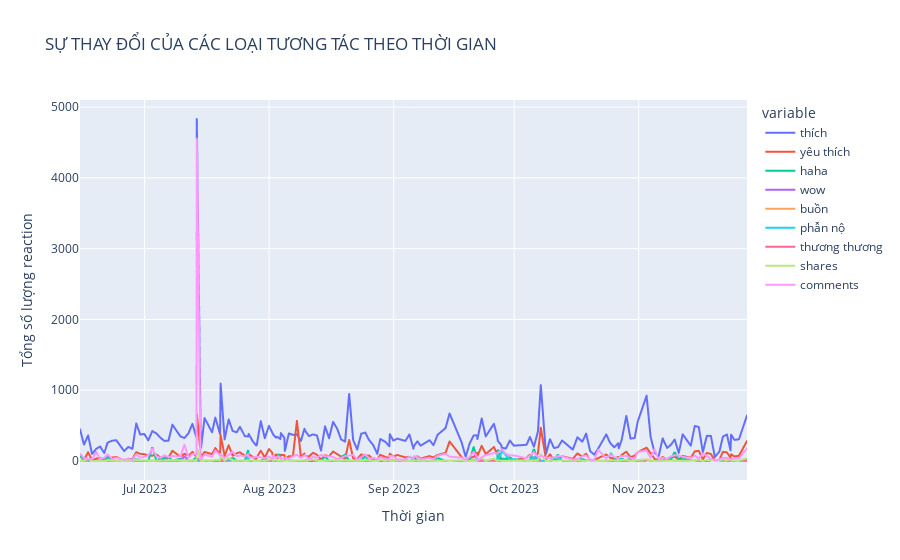

Source (notebook cell):
### Code cell
#Biểu đồ sự thay đổi của các loại tương tác theo thời gian
fig = px.line(post_df_full_with_reactions, x='time', 
              y=['thích', 'yêu thích', 'haha', 'wow', 'buồn', 'phẫn nộ', 'thương thương', 'shares', 'comments'],
              labels={'value': 'Tổng số lượng reaction', 'time': 'Thời gian'},
              title='SỰ THAY ĐỔI CỦA CÁC LOẠI TƯƠNG TÁC THEO THỜI GIAN')

fig.show()

### Figure 1 — Plotly figure (JSON) as saved in the notebook; plotly's stock layout.template omitted (floating-point values rounded to 4 significant figures; data arrays with more than 128 entries replaced by an {"elided": "..."} marker saying what was removed)
{"data": [{"hovertemplate": "variable=thích<br>Thời gian=%{x}<br>Tổng số lượng reaction=%{y}<extra></extra>", "legendgroup": "thích", "line": {"color": "#636efa", "dash": "solid"}, "marker": {"symbol": "circle"}, "mode": "lines", "name": "thích", "showlegend": true, "type": "scattergl", "x": {"elided": "167 str values"}, "xaxis": "x", "y": {"elided": "167 int values"}, "yaxis": "y"}, {"hovertemplate": "variable=yêu thích<br>Thời gian=%{x}<br>Tổng số lượng reaction=%{y}<extra></extra>", "legendgroup": "yêu thích", "line": {"color": "#EF553B", "dash": "solid"}, "marker": {"symbol": "circle"}, "mode": "lines", "name": "yêu thích", "showlegend": true, "type": "scattergl", "x": {"elided": "167 str values"}, "xaxis": "x", "y": {"elided": "167 int values"}, "yaxis": "y"}, {"hovertemplate": "variable=haha<br>Thời gian=%{x}<br>Tổng số lượng reaction=%{y}<extra></extra>", "legendgroup": "haha", "line": {"color": "#00cc96", "dash": "solid"}, "marker": {"symbol": "circle"}, "mode": "lines", "name": "haha", "showlegend": true, "type": "scattergl", "x": {"elided": "167 str values"}, "xaxis": "x", "y": {"elided": "167 int values"}, "yaxis": "y"}, {"hovertemplate": "variable=wow<br>Thời gian=%{x}<br>Tổng số lượng reaction=%{y}<extra></extra>", "legendgroup": "wow", "line": {"color": "#ab63fa", "dash": "solid"}, "marker": {"symbol": "circle"}, "mode": "lines", "name": "wow", "showlegend": true, "type": "scattergl", "x": {"elided": "167 str values"}, "xaxis": "x", "y": {"elided": "167 int values"}, "yaxis": "y"}, {"hovertemplate": "variable=buồn<br>Thời gian=%{x}<br>Tổng số lượng reaction=%{y}<extra></extra>", "legendgroup": "buồn", "line": {"color": "#FFA15A", "dash": "solid"}, "marker": {"symbol": "circle"}, "mode": "lines", "name": "buồn", "showlegend": true, "type": "scattergl", "x": {"elided": "167 str values"}, "xaxis": "x", "y": {"elided": "167 int values"}, "yaxis": "y"}, {"hovertemplate": "variable=phẫn nộ<br>Thời gian=%{x}<br>Tổng số lượng reaction=%{y}<extra></extra>", "legendgroup": "phẫn nộ", "line": {"color": "#19d3f3", "dash": "solid"}, "marker": {"symbol": "circle"}, "mode": "lines", "name": "phẫn nộ", "showlegend": true, "type": "scattergl", "x": {"elided": "167 str values"}, "xaxis": "x", "y": {"elided": "167 int values"}, "yaxis": "y"}, {"hovertemplate": "variable=thương thương<br>Thời gian=%{x}<br>Tổng số lượng reaction=%{y}<extra></extra>", "legendgroup": "thương thương", "line": {"color": "#FF6692", "dash": "solid"}, "marker": {"symbol": "circle"}, "mode": "lines", "name": "thương thương", "showlegend": true, "type": "scattergl", "x": {"elided": "167 str values"}, "xaxis": "x", "y": {"elided": "167 int values"}, "yaxis": "y"}, {"hovertemplate": "variable=shares<br>Thời gian=%{x}<br>Tổng số lượng reaction=%{y}<extra></extra>", "legendgroup": "shares", "line": {"color": "#B6E880", "dash": "solid"}, "marker": {"symbol": "circle"}, "mode": "lines", "name": "shares", "showlegend": true, "type": "scattergl", "x": {"elided": "167 str values"}, "xaxis": "x", "y": {"elided": "167 int values"}, "yaxis": "y"}, {"hovertemplate": "variable=comments<br>Thời gian=%{x}<br>Tổng số lượng reaction=%{y}<extra></extra>", "legendgroup": "comments", "line": {"color": "#FF97FF", "dash": "solid"}, "marker": {"symbol": "circle"}, "mode": "lines", "name": "comments", "showlegend": true, "type": "scattergl", "x": {"elided": "167 str values"}, "xaxis": "x", "y": {"elided": "167 int values"}, "yaxis": "y"}], "layout": {"legend": {"title": {"text": "variable"}, "tracegroupgap": 0}, "title": {"text": "SỰ THAY ĐỔI CỦA CÁC LOẠI TƯƠNG TÁC THEO THỜI GIAN"}, "xaxis": {"anchor": "y", "domain": [0, 1], "title": {"text": "Thời gian"}}, "yaxis": {"anchor": "x", "domain": [0, 1], "title": {"text": "Tổng số lượng reaction"}}}}
